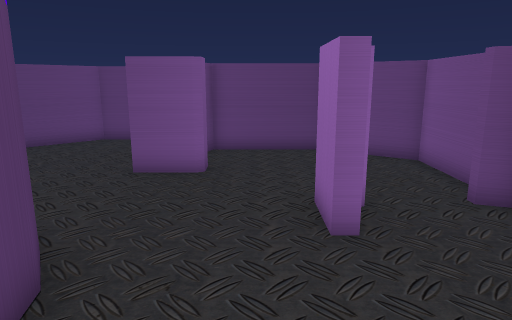
View 1 (above)

17 first-person views from a walk through a scene from a Unity 3-D project. The camera is 1.2 m above the floor, tilts 12° down and sees 70° across. The floor is counted in squares, 0.5 m on a side. Each view is taken from the middle of a square. On the plan, view 1 faces up. The plan holds only what a view shows up to about 20 squares ahead; the rest is blank. The place goes on beyond the plan.

View 2
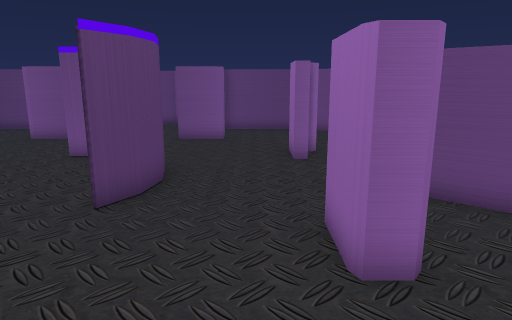

View 3
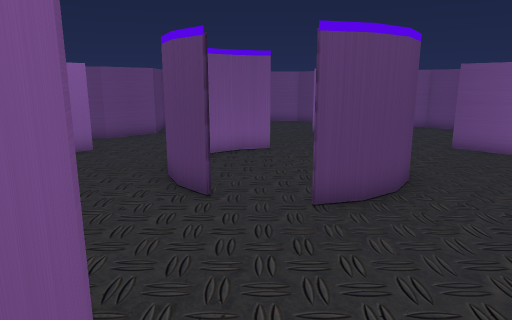

View 4
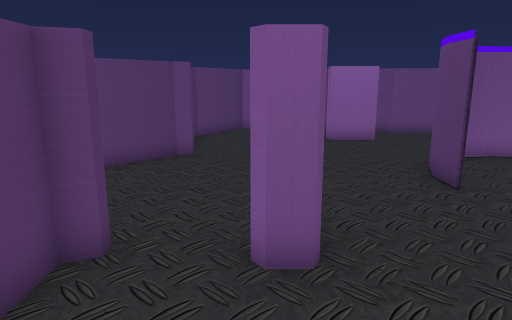

View 5
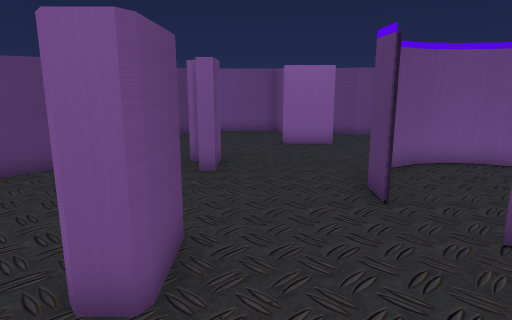

View 6
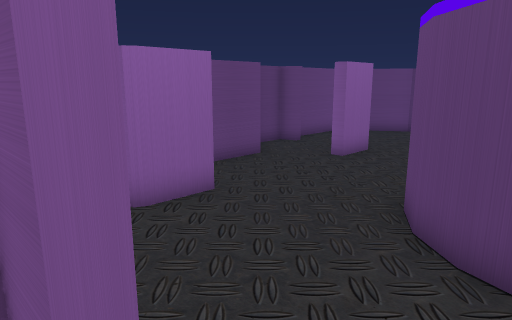

View 7
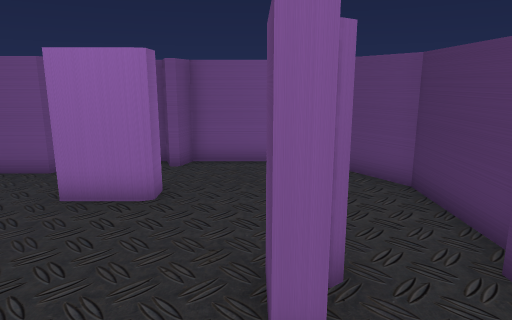

View 8
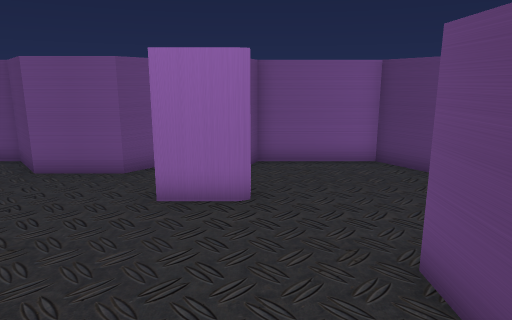

View 9
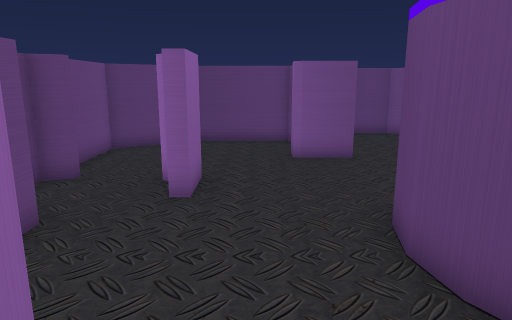

View 10
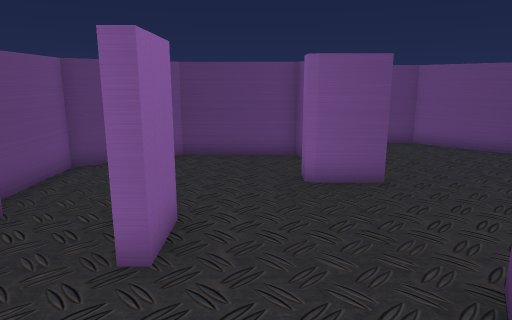

View 11
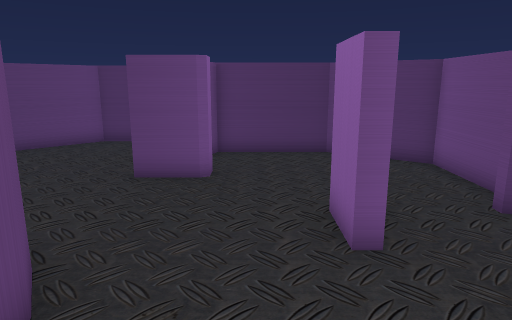

View 12
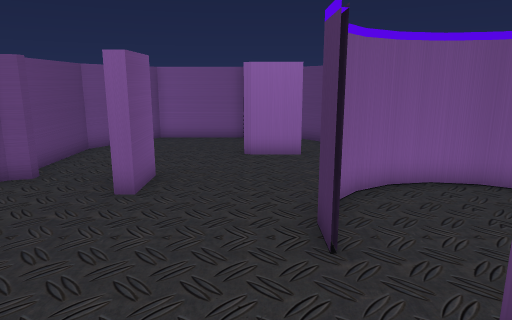

View 13
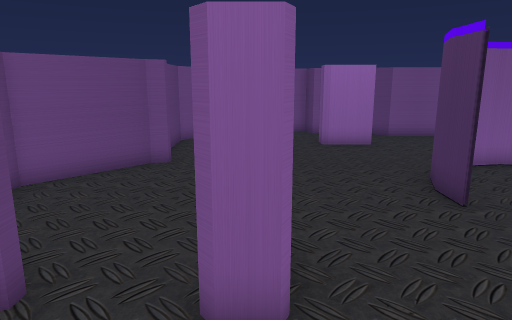

View 14
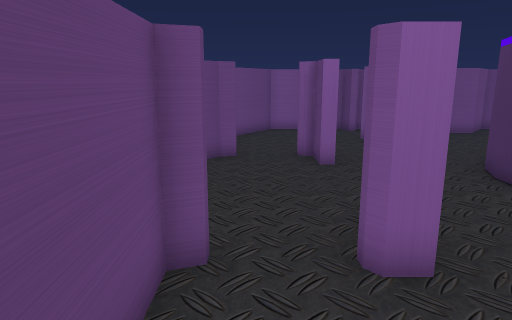

View 15
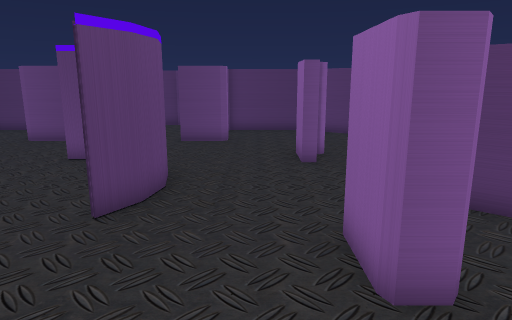

View 16
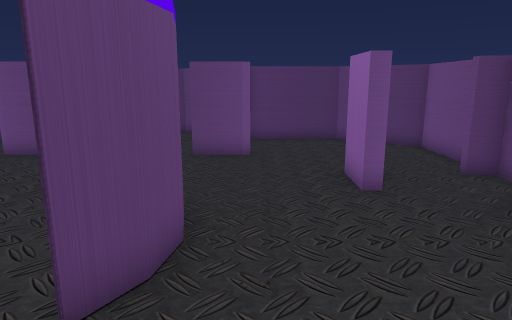

View 17
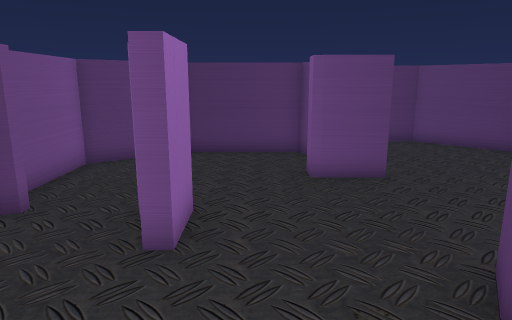

### Floor plan
Key: @ floor where view 1 was taken; # wall or solid block; . floor; ^ raised ledge.
Columns run from 16 left of view 1 to 5 right of it. Each row starts with its distance up from view 1.
 16          ####
 15         ##..##
 14        ##....##
 13  #######......#######
 12 ##..................##
 11 ^....................#
 10 ^......##....##......#
  9 ^....................#
  8 ^....................#
  7 #..##............^^..#
  6 ^..##.....###....##..#
  5 #...........##......##
  4 ##.....##....##.....#
  3  #.....#......#.....#
  2  #.....##....##.....#
  1 ##......#....#......##
  0 ^..##...###.....@##..#
 -1 ^..##............##..#
 -2 ^..##............##..^
 -3 ^....................#
 -4 ^.....###....##......#
 -5 ^.....###....##......#
 -6 ##..................##
 -7  ##................##
 -8   #^^^^##....#^^^^^#
 -9         ##..##
-10          ####

Where each view was taken, in squares from view 1:
view 1: 0 up, 0 right, facing up
view 2: 6 down, 0 right, facing up
view 3: 5 down, 1 right, facing up-left
view 4: 5 down, 3 right, facing left
view 5: 3 down, 2 right, facing left
view 6: 5 down, 6 left, facing up-left
view 7: 4 down, 6 left, facing right
view 8: 2 down, 6 left, facing right
view 9: 2 down, 11 left, facing up
view 10: 1 up, 11 left, facing up
view 11: 5 up, 11 left, facing down
view 12: 7 up, 11 left, facing right
view 13: 10 up, 13 left, facing right
view 14: 12 up, 14 left, facing right
view 15: 11 up, 11 left, facing down
view 16: 8 up, 10 left, facing down
view 17: 5 up, 0 right, facing down
